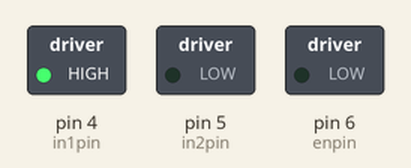
Simulated run of this sketch. Board: Arduino Uno, built with avr-gcc and run on an emulated ATmega328P. On the bench: switched loads named in the sketch (green lamp = pin HIGH). What the sketch prints to the serial monitor is not drawn.

Above: at 0.1 s.
Timing chart, 0 to 1.6 s (numbered marks = the images above):
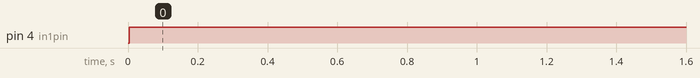

The sketch:

axis.ino
```cpp
#include <Wire.h>
#include "i2cAnything.h"
// Assign your channel in pins
#define CHANNEL_A_PIN 0
#define CHANNEL_B_PIN 1

float testpos = 1.2345678;
//for sending data back through i2c
volatile byte* posFloatPtr;
int Address = 3;

///// NOTE: This version homes the unit if the command is 111.10 exactly ///////
//// ALSO: -222.20 disables the axis (enabled by default) ////
//// ALSO: -333.30 enables the axis (enabled by default) ////

boolean closedloop = true;
boolean menable = true;// this is the motor enable

float kp = 50.0;
float ki = 0.0;
float kd = 2.0;
float command = 0;
float oldcommand = 0;
float oldoldcommand = 0;
float battery_voltage = 4.0;

float sinfreq = 2;
float sinamp = PI/2;
float sinangle = 0;

unsigned long microsnow = 0;
unsigned long oldmicros = 0;
int dtmicros = 1000;
float dt = .01;

float e = 0;
float dedt = 0;
float inte = 0;
float olde = 0;


volatile long unCountShared = 0;


int cpr = 64*20;

float posrad = 0;
float oldposrad = 0;
float velrads = 0;

int in1pin = 4;
int in2pin = 5;
int enpin = 6;

int lim1pin = 10;
int lim2pin = 8;

int potval;
float fV;
int V;

void setup() {
  Wire.begin(Address);
  Wire.onRequest(requestEvent);
  Wire.onReceive(receiveEvent);
  // put your setup code here, to run once:
  Serial.begin(115200);
delayMicroseconds(1000);
  pinMode(enpin, OUTPUT);
  delayMicroseconds(1000);
  pinMode(in1pin, OUTPUT);
  delayMicroseconds(1000);
  pinMode(in2pin, OUTPUT);
  pinMode(lim1pin,INPUT);
  pinMode(lim2pin,INPUT);
  //attach the interrupts
  attachInterrupt(2, channelA, CHANGE);
  attachInterrupt(3, channelB, CHANGE);

}

void homeit(){
    Serial.print("HOMING...");
  //limit lim1 is pin 10, limit lim2 is pin 8.
  //home the axis
  while(digitalRead(lim1pin)==LOW){
    digitalWrite(in1pin, LOW);
    digitalWrite(in2pin, HIGH);
    analogWrite(enpin, 150);
  }

  unCountShared=0;
  }

void loop() {

  //encoder read
  static long unCount;
  noInterrupts();
  unCount = unCountShared;
  interrupts();

  //timing
  microsnow = micros();
  dtmicros = microsnow - oldmicros;
  dt = dtmicros / (1000000.0);
  oldmicros = microsnow;

  posrad = (unCount * 2.0 * PI) / (cpr * 1.0);
  velrads = (posrad - oldposrad) / dt;


  //read potentiometer
  //int potval = analogRead(0);


  //now compute the voltage command
  if (closedloop) {
    //figure out where we want motor to go

    //filter the command position using a second order filter
    //COMMAND IS NOW READ FROM i2c MASTER!!!
    //command = newcommand;

    //now compute the error
    if(command==-111.10){
      command=0;
      homeit();
    }
    else if(command==-222.20){
      menable = false;
      command=posrad;
    }
    else if(command=-333.30){
      menable = true;
      command=posrad;
    }

    e = command - posrad;
    //error derivative
    dedt = (e - olde) / dt;
    //integral of error
    inte = 0;//inte + e * dt;
    //store old error value
    olde = e;
    //compute the voltage signal
    fV = (kp * e + kd * dedt + ki * inte)*255.0/battery_voltage;
    if(fV<-255){
      fV=-255;
    }
    else if(fV>255){
      fV=255;
    }
    //convert to counts (signed) -255 to 255 for analogWrite
    V = int(fV);//fV * 255.0/battery_voltage;

  }


  else {
    //this is open loop then... so just map potentiometer position to V directly
    fV = (potval - 512) * 255.0 / 512.0;
    V = int(fV);

  }


if(menable){
  if (V < 0) {
    digitalWrite(in1pin, LOW);
    digitalWrite(in2pin, HIGH);
    analogWrite(enpin, abs(V));
  }
  else {
    digitalWrite(in1pin, HIGH);
    digitalWrite(in2pin, LOW);
    analogWrite(enpin, abs(V));
  }
}
else{
  analogWrite(enpin,0);
}

  Serial.print(dt, 5);
  Serial.print("\t");
  Serial.print(V);
  Serial.print("\t");
  Serial.print(potval);
  Serial.print("\t");
  Serial.print(posrad, 5);

  if(closedloop){
  Serial.print("\t");
  Serial.print(e, 3);
  Serial.print("\t");
  Serial.print(dedt, 3);
  Serial.print("\t");
  Serial.print(inte, 3);
  }

  Serial.println();

  delayMicroseconds(1000);
}


  // function that executes whenever data is requested by master
// this function is registered as an event, see setup()
void requestEvent()
{
  //noInterrupts();
  I2C_writeAnything(posrad);
  I2C_writeAnything(command);
  //interrupts();
}
void receiveEvent(int howMany){
  if (howMany >= (sizeof command))
   {
    //noInterrupts();
   I2C_readAnything (command);
    //interrupts();
   }  // end if have enough data
}

// simple interrupt service routine
void channelA()
{
  //Serial.println("A");
  if (digitalRead(CHANNEL_A_PIN) == HIGH)
  {
    if (digitalRead(CHANNEL_B_PIN) == LOW)
    {
      unCountShared++;
    }
    else
    {
      unCountShared--;
    }
  }
  else
  {
    if (digitalRead(CHANNEL_B_PIN) == HIGH)
    {
      unCountShared++;
    }
    else
    {
      unCountShared--;
    }
  }
}

void channelB()
{
  //Serial.println("B");
  if (digitalRead(CHANNEL_B_PIN) == HIGH)
  {
    if (digitalRead(CHANNEL_A_PIN) == HIGH)
    {
      unCountShared++;
    }
    else
    {
      unCountShared--;
    }
  }
  else
  {
    if (digitalRead(CHANNEL_A_PIN) == LOW)
    {
      unCountShared++;
    }
    else
    {
      unCountShared--;
    }
  }
}
```

i2cAnything.h
```cpp
// Written by Nick Gammon
// May 2012

#include <Arduino.h>
#include <Wire.h>

template <typename T> unsigned int I2C_writeAnything (const T& value)
  {
  Wire.write((byte *) &value, sizeof (value));
  return sizeof (value);
  }  // end of I2C_writeAnything

template <typename T> unsigned int I2C_readAnything(T& value)
  {
    byte * p = (byte*) &value;
    unsigned int i;
    for (i = 0; i < sizeof value; i++)
          *p++ = Wire.read();
    return i;
  }  // end of I2C_readAnything
```

Measured:
- by itself, pin 4 (in1pin): LOW → HIGH at 0.00 s
